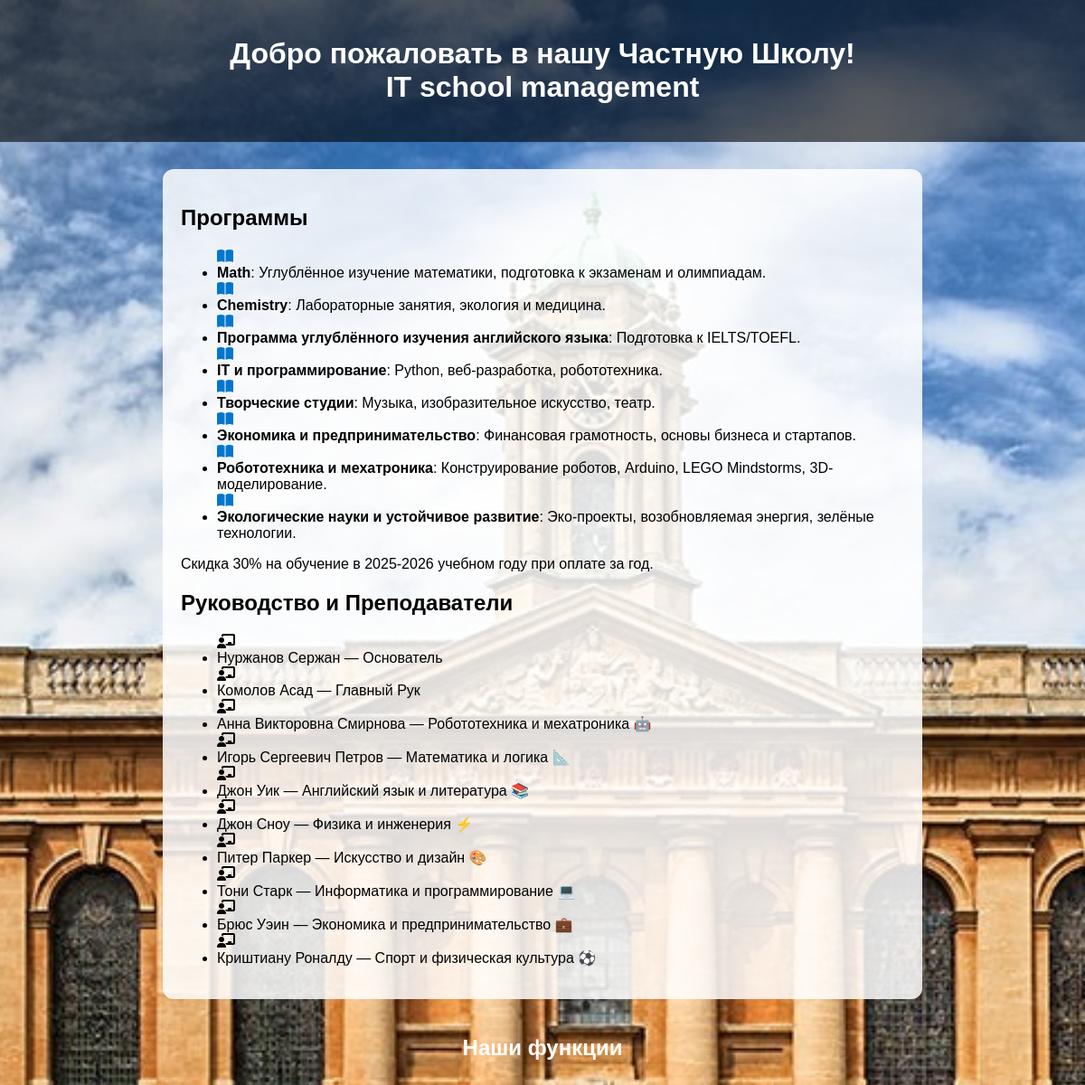
Before: / (upper part) with the older database file.
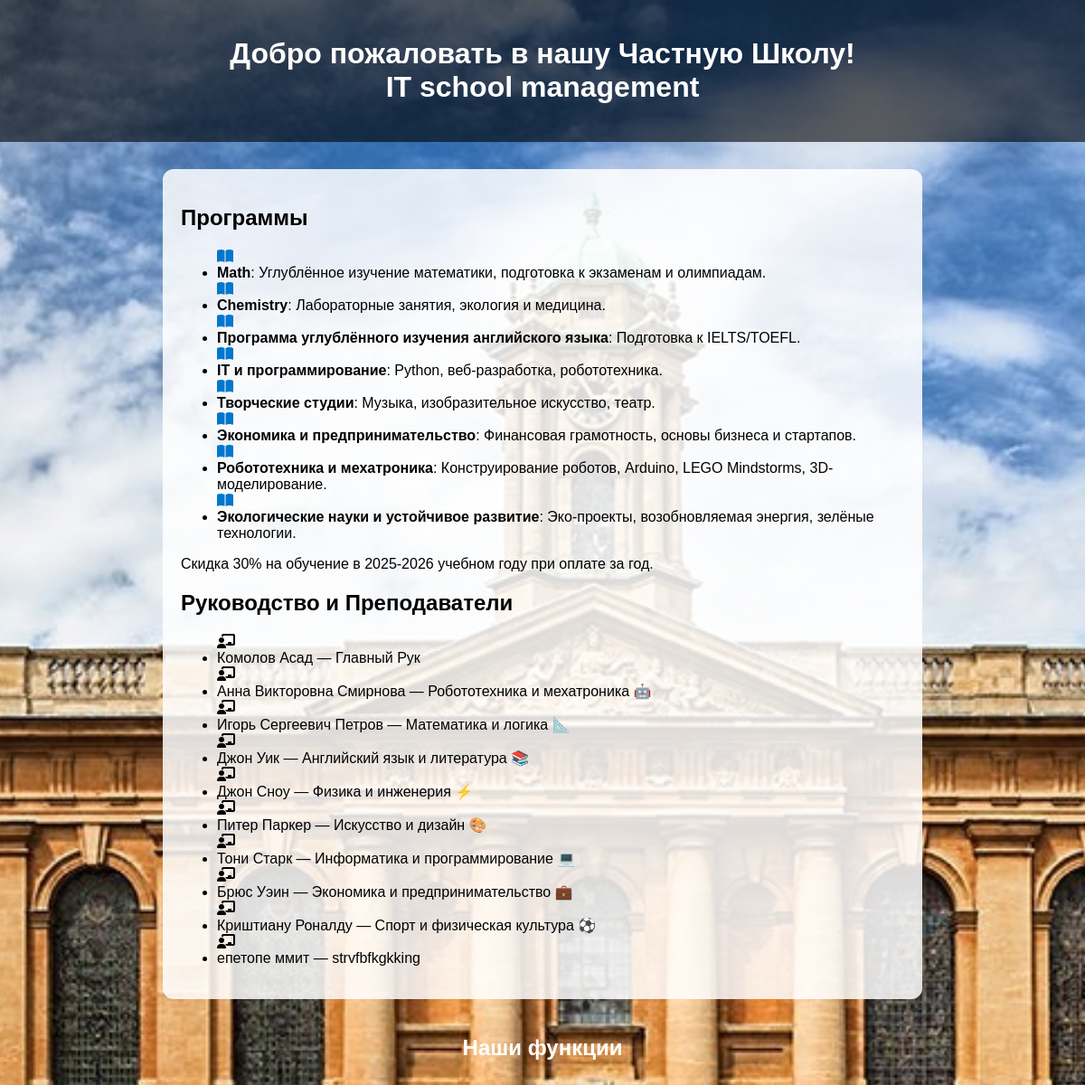
After: the same page with the newer database file.
### app/models.py (models this page shows)
class Program(Base):
    __tablename__ = "programs"
    id = Column(Integer, primary_key=True, index=True)
    name = Column(String, index=True)
    description = Column(String)

class Teacher(Base):
    __tablename__ = "teachers"
    id = Column(Integer, primary_key=True, index=True)
    first_name = Column(String)
    last_name = Column(String)
    subject = Column(String)

### app/main.py (the view)
@app.get("/", response_class=HTMLResponse)
async def home(request: Request, db: Session = Depends(get_db)):
    programs = crud.get_programs(db)
    teachers = crud.get_teachers(db)
    return templates.TemplateResponse("index.html", {"request": request, "programs": programs, "teachers": teachers})

### app/templates/index.html (shortened to what this page needs)
<!DOCTYPE html>
<html lang="ru">
<head>
    <link rel="stylesheet" href="https://cdnjs.cloudflare.com/ajax/libs/font-awesome/6.5.0/css/all.min.css">
</head>
<body>
    <div class="header">
        <h1>Добро пожаловать в нашу Частную Школу!<br>
        IT school management</h1>
    </div>
    <div class="content">
        <h2>Программы</h2>
        <ul>
            {% for program in programs %}
            <i  class="fa-solid fa-book-open" style="color:#0077cc;"></i>
            <li><b>{{ program.name }}</b>: {{ program.description }}</li>
            {% endfor %}
        </ul>
        <p>Скидка 30% на обучение в 2025-2026 учебном году при оплате за год.</p>
        <h2>Руководство и Преподаватели</h2>
        <ul>
            {% for teacher in teachers %}
            <i class="fa-solid fa-chalkboard-teacher"></i>
            <li>{{ teacher.first_name }} {{ teacher.last_name }} — {{ teacher.subject }}</li>
            {% endfor %}
        </ul>
    </div>
    <h2 style="text-align:center; color:white; margin-top:40px;">Наши функции</h2>
</body>
</html>

Changed rows visible on the page:
removed Teacher: first_name "Нуржанов", last_name "Сержан", subject "Основатель"
added Teacher: first_name "епетопе", last_name "ммит", subject "strvfbfkgkking"
